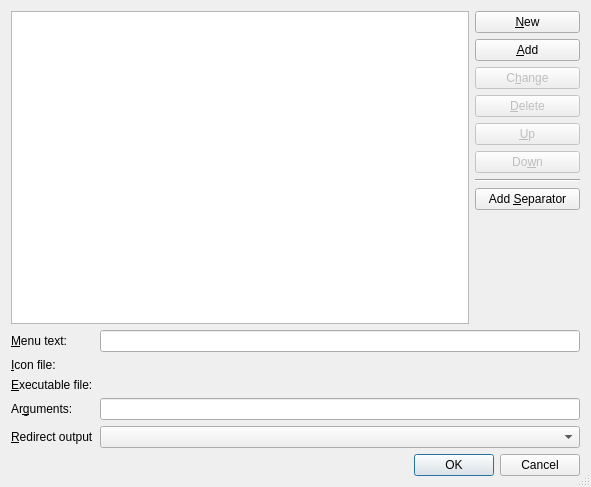
<?xml version="1.0" encoding="UTF-8"?>
<ui version="4.0">
 <class>ToolConfigurationDialog</class>
 <widget class="QDialog" name="ToolConfigurationDialog">
  <property name="geometry">
   <rect>
    <x>0</x>
    <y>0</y>
    <width>591</width>
    <height>487</height>
   </rect>
  </property>
  <property name="windowTitle">
   <string>Configure Tools Menu</string>
  </property>
  <property name="sizeGripEnabled">
   <bool>true</bool>
  </property>
  <layout class="QVBoxLayout" name="verticalLayout_2">
   <item>
    <layout class="QGridLayout" name="gridLayout_2">
     <item row="0" column="0">
      <widget class="QListWidget" name="toolsList"/>
     </item>
     <item row="0" column="1">
      <layout class="QVBoxLayout" name="verticalLayout">
       <item>
        <widget class="QPushButton" name="newButton">
         <property name="toolTip">
          <string>Clear all entry fields</string>
         </property>
         <property name="whatsThis">
          <string>&lt;b&gt;New&lt;/b&gt;
&lt;p&gt;Clear all entry fields for entering a new tools entry.&lt;/p&gt;</string>
         </property>
         <property name="text">
          <string>&amp;New</string>
         </property>
         <property name="shortcut">
          <string>Alt+N</string>
         </property>
        </widget>
       </item>
       <item>
        <widget class="QPushButton" name="addButton">
         <property name="toolTip">
          <string>Add a new tools entry</string>
         </property>
         <property name="whatsThis">
          <string>&lt;b&gt;Add&lt;/b&gt;
&lt;p&gt;Add a new tools entry with the values entered below.&lt;/p&gt;</string>
         </property>
         <property name="text">
          <string>&amp;Add</string>
         </property>
         <property name="shortcut">
          <string>Alt+A</string>
         </property>
        </widget>
       </item>
       <item>
        <widget class="QPushButton" name="changeButton">
         <property name="enabled">
          <bool>false</bool>
         </property>
         <property name="toolTip">
          <string>Change the values of the selected entry</string>
         </property>
         <property name="whatsThis">
          <string>&lt;b&gt;Change&lt;/b&gt;
&lt;p&gt;Change the values of the selected entry.&lt;/p&gt;</string>
         </property>
         <property name="text">
          <string>C&amp;hange</string>
         </property>
         <property name="shortcut">
          <string>Alt+H</string>
         </property>
        </widget>
       </item>
       <item>
        <widget class="QPushButton" name="deleteButton">
         <property name="enabled">
          <bool>false</bool>
         </property>
         <property name="toolTip">
          <string>Delete the selected entry</string>
         </property>
         <property name="whatsThis">
          <string>&lt;b&gt;Delete&lt;/b&gt;
&lt;p&gt;Delete the selected entry.&lt;/p&gt;</string>
         </property>
         <property name="text">
          <string>&amp;Delete</string>
         </property>
         <property name="shortcut">
          <string>Alt+D</string>
         </property>
        </widget>
       </item>
       <item>
        <widget class="QPushButton" name="upButton">
         <property name="enabled">
          <bool>false</bool>
         </property>
         <property name="toolTip">
          <string>Move up</string>
         </property>
         <property name="whatsThis">
          <string>&lt;b&gt;Move Up&lt;/b&gt;
&lt;p&gt;Move the selected entry up.&lt;/p&gt;</string>
         </property>
         <property name="text">
          <string>&amp;Up</string>
         </property>
         <property name="shortcut">
          <string>Alt+U</string>
         </property>
        </widget>
       </item>
       <item>
        <widget class="QPushButton" name="downButton">
         <property name="enabled">
          <bool>false</bool>
         </property>
         <property name="toolTip">
          <string>Move down</string>
         </property>
         <property name="whatsThis">
          <string>&lt;b&gt;Move Down&lt;/b&gt;
&lt;p&gt;Move the selected entry down.&lt;/p&gt;</string>
         </property>
         <property name="text">
          <string>Do&amp;wn</string>
         </property>
         <property name="shortcut">
          <string>Alt+W</string>
         </property>
        </widget>
       </item>
       <item>
        <widget class="Line" name="line">
         <property name="orientation">
          <enum>Qt::Horizontal</enum>
         </property>
        </widget>
       </item>
       <item>
        <widget class="QPushButton" name="separatorButton">
         <property name="toolTip">
          <string>Add a separator</string>
         </property>
         <property name="whatsThis">
          <string>&lt;b&gt;Add separator&lt;/b&gt;&lt;p&gt;Add a separator for the menu.&lt;/p&gt;</string>
         </property>
         <property name="text">
          <string>Add &amp;Separator</string>
         </property>
        </widget>
       </item>
       <item>
        <spacer>
         <property name="orientation">
          <enum>Qt::Vertical</enum>
         </property>
         <property name="sizeType">
          <enum>QSizePolicy::Expanding</enum>
         </property>
         <property name="sizeHint" stdset="0">
          <size>
           <width>105</width>
           <height>22</height>
          </size>
         </property>
        </spacer>
       </item>
      </layout>
     </item>
     <item row="1" column="0" colspan="2">
      <layout class="QGridLayout" name="gridLayout">
       <item row="0" column="0">
        <widget class="QLabel" name="TextLabel2">
         <property name="text">
          <string>&amp;Menu text:</string>
         </property>
         <property name="buddy">
          <cstring>menuEdit</cstring>
         </property>
        </widget>
       </item>
       <item row="0" column="1">
        <widget class="QLineEdit" name="menuEdit">
         <property name="toolTip">
          <string>Enter the menu text</string>
         </property>
         <property name="whatsThis">
          <string>&lt;b&gt;Menu text&lt;/b&gt;
&lt;p&gt;Enter the menu text. Precede the accelerator key with an &amp; character.&lt;/p&gt;</string>
         </property>
        </widget>
       </item>
       <item row="1" column="0">
        <widget class="QLabel" name="label">
         <property name="text">
          <string>&amp;Icon file:</string>
         </property>
         <property name="buddy">
          <cstring>iconPicker</cstring>
         </property>
        </widget>
       </item>
       <item row="1" column="1">
        <widget class="EricPathPicker" name="iconPicker" native="true">
         <property name="sizePolicy">
          <sizepolicy hsizetype="Expanding" vsizetype="Preferred">
           <horstretch>0</horstretch>
           <verstretch>0</verstretch>
          </sizepolicy>
         </property>
         <property name="focusPolicy">
          <enum>Qt::StrongFocus</enum>
         </property>
         <property name="toolTip">
          <string>Enter the filename of the icon</string>
         </property>
         <property name="whatsThis">
          <string>&lt;b&gt;Icon&lt;/b&gt;
&lt;p&gt;Enter the filename of the icon.&lt;/p&gt;</string>
         </property>
        </widget>
       </item>
       <item row="2" column="0">
        <widget class="QLabel" name="TextLabel1">
         <property name="text">
          <string>&amp;Executable file:</string>
         </property>
         <property name="buddy">
          <cstring>executablePicker</cstring>
         </property>
        </widget>
       </item>
       <item row="2" column="1">
        <widget class="EricPathPicker" name="executablePicker" native="true">
         <property name="sizePolicy">
          <sizepolicy hsizetype="Expanding" vsizetype="Preferred">
           <horstretch>0</horstretch>
           <verstretch>0</verstretch>
          </sizepolicy>
         </property>
         <property name="focusPolicy">
          <enum>Qt::StrongFocus</enum>
         </property>
         <property name="toolTip">
          <string>Enter the filename of the executable</string>
         </property>
         <property name="whatsThis">
          <string>&lt;b&gt;Executable&lt;/b&gt;
&lt;p&gt;Enter the filename of the executable.&lt;/p&gt;</string>
         </property>
        </widget>
       </item>
       <item row="3" column="0">
        <widget class="QLabel" name="TextLabel3">
         <property name="text">
          <string>Ar&amp;guments:</string>
         </property>
         <property name="buddy">
          <cstring>argumentsEdit</cstring>
         </property>
        </widget>
       </item>
       <item row="3" column="1">
        <widget class="QLineEdit" name="argumentsEdit">
         <property name="toolTip">
          <string>Enter the arguments for the executable</string>
         </property>
         <property name="whatsThis">
          <string>&lt;b&gt;Arguments&lt;/b&gt;
&lt;p&gt;Enter the arguments for the executable.&lt;/p&gt;</string>
         </property>
        </widget>
       </item>
       <item row="4" column="0">
        <widget class="QLabel" name="label_2">
         <property name="text">
          <string>&amp;Redirect output</string>
         </property>
         <property name="buddy">
          <cstring>redirectCombo</cstring>
         </property>
        </widget>
       </item>
       <item row="4" column="1">
        <widget class="QComboBox" name="redirectCombo">
         <property name="toolTip">
          <string>Select the output redirection mode</string>
         </property>
         <property name="whatsThis">
          <string>&lt;b&gt;Redirect output&lt;b&gt;&lt;p&gt;Select the output redirection mode. The standard error channel is either not redirected or shown in the log viewer.&lt;/p&gt;</string>
         </property>
        </widget>
       </item>
      </layout>
     </item>
    </layout>
   </item>
   <item>
    <widget class="QDialogButtonBox" name="buttonBox">
     <property name="orientation">
      <enum>Qt::Horizontal</enum>
     </property>
     <property name="standardButtons">
      <set>QDialogButtonBox::Cancel|QDialogButtonBox::Ok</set>
     </property>
    </widget>
   </item>
  </layout>
 </widget>
 <pixmapfunction>qPixmapFromMimeSource</pixmapfunction>
 <customwidgets>
  <customwidget>
   <class>EricPathPicker</class>
   <extends>QWidget</extends>
   <header>EricWidgets/EricPathPicker.h</header>
   <container>1</container>
  </customwidget>
 </customwidgets>
 <tabstops>
  <tabstop>toolsList</tabstop>
  <tabstop>menuEdit</tabstop>
  <tabstop>iconPicker</tabstop>
  <tabstop>executablePicker</tabstop>
  <tabstop>argumentsEdit</tabstop>
  <tabstop>redirectCombo</tabstop>
  <tabstop>newButton</tabstop>
  <tabstop>addButton</tabstop>
  <tabstop>changeButton</tabstop>
  <tabstop>deleteButton</tabstop>
  <tabstop>upButton</tabstop>
  <tabstop>downButton</tabstop>
  <tabstop>separatorButton</tabstop>
 </tabstops>
 <resources/>
 <connections>
  <connection>
   <sender>buttonBox</sender>
   <signal>accepted()</signal>
   <receiver>ToolConfigurationDialog</receiver>
   <slot>accept()</slot>
   <hints>
    <hint type="sourcelabel">
     <x>62</x>
     <y>465</y>
    </hint>
    <hint type="destinationlabel">
     <x>62</x>
     <y>486</y>
    </hint>
   </hints>
  </connection>
  <connection>
   <sender>buttonBox</sender>
   <signal>rejected()</signal>
   <receiver>ToolConfigurationDialog</receiver>
   <slot>reject()</slot>
   <hints>
    <hint type="sourcelabel">
     <x>177</x>
     <y>466</y>
    </hint>
    <hint type="destinationlabel">
     <x>178</x>
     <y>486</y>
    </hint>
   </hints>
  </connection>
 </connections>
</ui>
